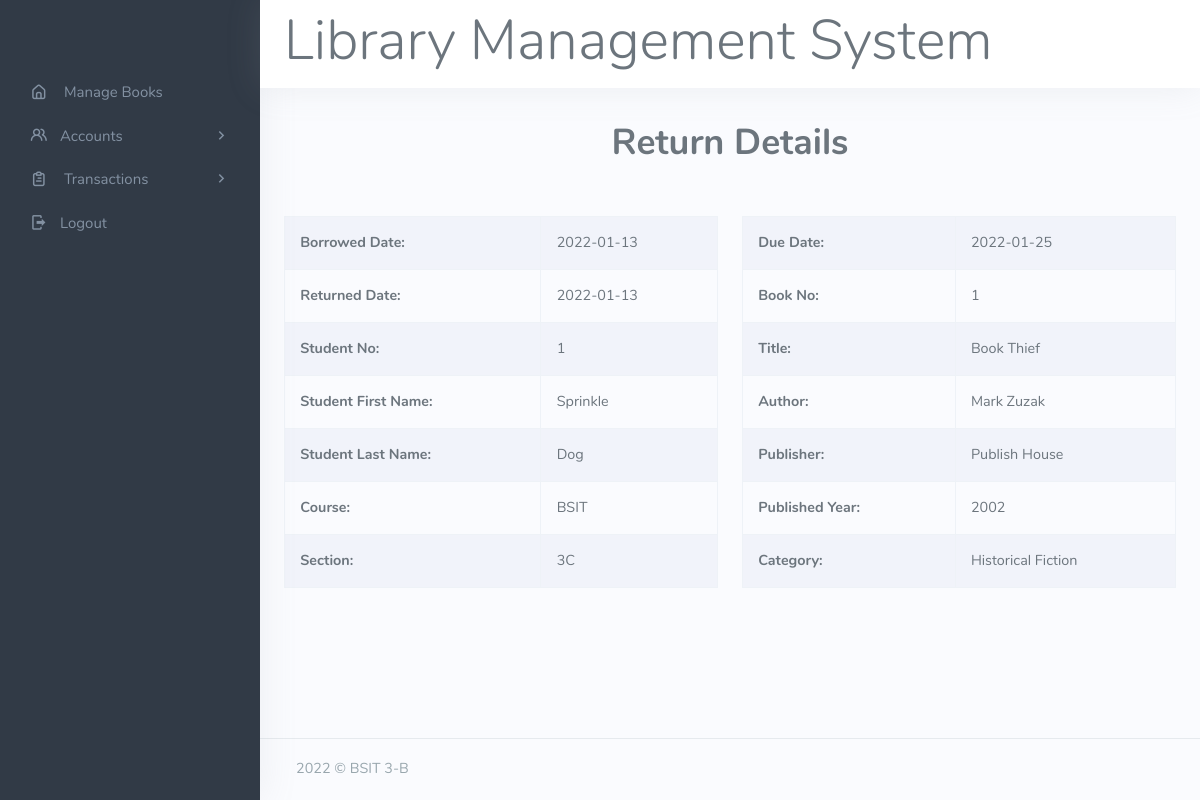
/details-return.php?id=3, run on the app's committed database.
### tables this page shows
CREATE TABLE `transaction` (
  `tran_id` int(11) NOT NULL,
  `book_id` int(11) NOT NULL,
  `student_id` int(11) NOT NULL,
  `date_borrowed` date NOT NULL DEFAULT current_timestamp(),
  `date_due` date NOT NULL,
  `date_returned` date DEFAULT NULL,
  `status` varchar(100) NOT NULL
);

CREATE TABLE `student` (
  `student_id` int(11) NOT NULL,
  `firstname` varchar(100) NOT NULL,
  `lastname` varchar(100) NOT NULL,
  `course` varchar(10) NOT NULL,
  `section` varchar(2) NOT NULL
);

CREATE TABLE `books` (
  `book_id` int(11) NOT NULL,
  `title` varchar(255) NOT NULL,
  `author` varchar(100) NOT NULL,
  `publisher` varchar(100) NOT NULL,
  `year` year(4) NOT NULL,
  `category` varchar(100) NOT NULL
);

### details-return.php (the view, shortened to what this page needs)
<?php
include('format/header.php');
include('format/sidebar.php');
?>
<?php
$tran_id = $_GET['id'];
$sql = "SELECT * FROM transaction
WHERE tran_id = '$tran_id' AND status = 'returned'";
$res = mysqli_query($conn, $sql);
if ($res == true) {
    $count = mysqli_num_rows($res);
    if ($count == 1) {
        $rows = mysqli_fetch_assoc($res);
        $book_id = $rows['book_id'];
        $student_id = $rows['student_id'];
        $date_borrowed = $rows['date_borrowed'];
        $date_returned = $rows['date_returned'];
        $date_due = $rows['date_due'];
        if (isset($student_id)) {
            $studentsql = "SELECT * FROM student WHERE student_id = $student_id";
            $res = mysqli_query($conn, $studentsql);
            if ($res == true) {
                $count = mysqli_num_rows($res);
                if ($count == 1) {
                    $row = mysqli_fetch_assoc($res);
                    $student_id = $row['student_id'];
                    $firstname = $row['firstname'];
                    $lastname = $row['lastname'];
                    $course = $row['course'];
                    $section = $row['section'];
                }
            }
        }
        if (isset($book_id)) {
            $booksql = "SELECT * FROM books WHERE book_id = $book_id";
            $res = mysqli_query($conn, $booksql);
            if ($res == true) {
                $count = mysqli_num_rows($res);
                if ($count == 1) {
                    $row = mysqli_fetch_assoc($res);
                    $book_id = $row['book_id'];
                    $title = $row['title'];
                    $author = $row['author'];
                    $publisher = $row['publisher'];
                    $year = $row['year'];
                    $category = $row['category'];
                }
            }
        }
    } else {
        echo "ERROR! NO INFO" . mysqli_error($conn);
    }
}
?>
<div class="container-fluid">
    <br>
    <h1 class="text-center">Return Details</h1>
    <br>
    <div class="row">
        <div class="col">
            <form action="" method="POST">
                <br>
                <table class="table table-bordered table-striped">
                    <tr>
                        <th>Borrowed Date:</th>
                        <td><?php echo $date_returned  ?> </td>
                    </tr>
                    <tr>
                        <th>Returned Date:</th>
                        <td><?php echo $date_borrowed  ?> </td>
                    </tr>
                    <tr>
                        <th>Student No:</th>
                        <td><?php echo $student_id  ?> </td>
                    </tr>
                    <tr>
                        <th>Student First Name: </th>
                        <td><?php echo $firstname  ?> </td>
                    </tr>
                    <tr>
                        <th>Student Last Name: </th>
                        <td><?php echo $lastname  ?> </td>
                    </tr>
                    <tr>
                        <th>Course: </th>
                        <td><?php echo $course  ?> </td>
                    </tr>
                    <tr>
                        <th>Section: </th>
                        <td><?php echo $section  ?> </td>
                    </tr>
                </table>
        </div>
        <div class="col">
            <br>
            <table class="table table-bordered table-striped">
                <tr>
                    <th>Due Date:</th>
                    <td><?php echo $date_due  ?> </td>
                </tr>
                <tr>
                    <th>Book No:</th>
                    <td><?php echo $book_id  ?> </td>
                </tr>
                <tr>
                    <th>Title:</th>
                    <td><?php echo $title  ?> </td>
                </tr>
                <tr>
                    <th>Author:</th>
                    <td><?php echo $author  ?> </td>
                </tr>
                <tr>
                    <th>Publisher:</th>
                    <td><?php echo $publisher  ?> </td>
                </tr>
                <tr>
                    <th>Published Year:</th>
                    <td><?php echo $year  ?> </td>
                </tr>
                <tr>
                    <th>Category:</th>
                    <td><?php echo $category  ?></td>
                </tr>
            </table>
        </div>
    </div>
</div>
</div>
<?php include('format/footer.php'); ?>

### format/header.php (shortened to what this page needs)
<!DOCTYPE html>
<html lang="en">
<head>
    <link href="assets/css/vendor/jquery-jvectormap-1.2.2.css" rel="stylesheet" type="text/css">
    <link href="assets/css/icons.min.css" rel="stylesheet" type="text/css">
    <link href="assets/css/app.min.css" rel="stylesheet" type="text/css" id="light-style">
</head>
<body class="loading" data-layout-config='{"leftSideBarTheme":"dark","layoutBoxed":false, "leftSidebarCondensed":false, "leftSidebarScrollable":false,"darkMode":false, "showRightSidebarOnStart": true}'>
    <div class="wrapper">
        <div class="navbar-custom">
            <ul class="list-unstyled">
                <li>
                    <h2 class=" display-4">Library Management System</h2>
                </li>
            </ul>
        </div>
        <div class="leftside-menu">
            <div class="h-100" id="leftside-menu-container" data-simplebar="">

### format/sidebar.php (shortened to what this page needs)
<ul class="side-nav">
    <li class="side-nav-item">
        <a href="home.php" class="side-nav-link">
            <i class="uil-home-alt"></i>
            <span> Manage Books </span>
        </a>
    </li>
    <li class="side-nav-item">
        <a data-bs-toggle="collapse" href="#sidebarEcommerce" aria-expanded="false" aria-controls="sidebarEcommerce" class="side-nav-link">
            <i class="uil-users-alt me-1"></i>
            <span> Accounts</span>
            <span class="menu-arrow"></span>
        </a>
    </li>
    <li class="side-nav-item">
        <a data-bs-toggle="collapse" href="#sidebarEmail" aria-expanded="false" aria-controls="sidebarEmail" class="side-nav-link">
            <i class="uil-clipboard-alt"></i>
            <span> Transactions </span>
            <span class="menu-arrow"></span>
        </a>
    </li>
    <li class="side-nav-item">
        <a href="index.php" class="side-nav-link">
            <i class="mdi mdi-logout me-1"></i>
            <span> Logout </span>
        </a>
    </li>
</ul>
</div>
</div>
</div>
<div class="content-page">
    <div class="content">
        <br>

### format/footer.php (shortened to what this page needs)
</div>
<footer class="footer">
    <div class="container-fluid">
        <div class="row">
            <div class="col-md-6">
                 © BSIT 3-B
            </div>
        </div>
    </div>
</footer>
</body>
</html>

### data on the page
transaction: date_returned "2022-01-13", date_borrowed "2022-01-13", date_due "2022-01-25"
student: student_id "1", firstname "Sprinkle", lastname "Dog", course "BSIT", section "3C"
books: book_id "1", title "Book Thief", author "Mark Zuzak", publisher "Publish House", year "2002", category "Historical Fiction"
